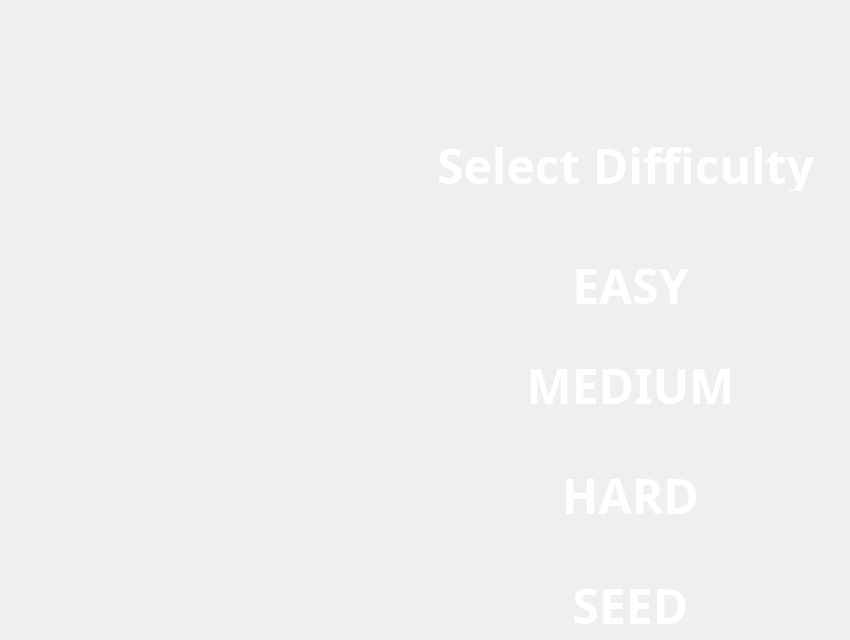
    <widget class="QWidget" name="page1">
     <widget class="QPushButton" name="selectD_label">
      <property name="geometry">
       <rect>
        <x>410</x>
        <y>140</y>
        <width>431</width>
        <height>51</height>
       </rect>
      </property>
      <property name="font">
       <font>
        <family>Probert</family>
        <pointsize>36</pointsize>
        <bold>true</bold>
       </font>
      </property>
      <property name="focusPolicy">
       <enum>Qt::StrongFocus</enum>
      </property>
      <property name="styleSheet">
       <string notr="true">QPushButton {
border-top-right-radius:15;
border-bottom-right-radius:15;
border-top-left-radius:15;
border-bottom-left-radius:15;
color: rgb(255, 255, 255);
}

</string>
      </property>
      <property name="text">
       <string>Select Difficulty</string>
      </property>
      <property name="checkable">
       <bool>false</bool>
      </property>
      <property name="flat">
       <bool>false</bool>
      </property>
     </widget>
     <widget class="QPushButton" name="easy_button">
      <property name="geometry">
       <rect>
        <x>500</x>
        <y>260</y>
        <width>261</width>
        <height>51</height>
       </rect>
      </property>
      <property name="font">
       <font>
        <family>Probert</family>
        <pointsize>36</pointsize>
        <bold>true</bold>
       </font>
      </property>
      <property name="focusPolicy">
       <enum>Qt::StrongFocus</enum>
      </property>
      <property name="styleSheet">
       <string notr="true">QPushButton {
border-top-right-radius:15;
border-bottom-right-radius:15;
border-top-left-radius:15;
border-bottom-left-radius:15;
color: rgb(255, 255, 255);
}
QPushButton:hover {
background-color: #04AA6D;
}

</string>
      </property>
      <property name="text">
       <string>EASY</string>
      </property>
      <property name="checkable">
       <bool>false</bool>
      </property>
      <property name="flat">
       <bool>false</bool>
      </property>
     </widget>
     <widget class="QPushButton" name="medium_button">
      <property name="geometry">
       <rect>
        <x>500</x>
        <y>360</y>
        <width>261</width>
        <height>51</height>
       </rect>
      </property>
      <property name="font">
       <font>
        <family>Probert</family>
        <pointsize>36</pointsize>
        <bold>true</bold>
       </font>
      </property>
      <property name="focusPolicy">
       <enum>Qt::StrongFocus</enum>
      </property>
      <property name="styleSheet">
       <string notr="true">QPushButton {
border-top-right-radius:15;
border-bottom-right-radius:15;
border-top-left-radius:15;
border-bottom-left-radius:15;
color: rgb(255, 255, 255);
}
QPushButton:hover {
background-color: #C4A484;
}

</string>
      </property>
      <property name="text">
       <string>MEDIUM</string>
      </property>
      <property name="checkable">
       <bool>false</bool>
      </property>
      <property name="flat">
       <bool>false</bool>
      </property>
     </widget>
     <widget class="QPushButton" name="hard_button">
      <property name="geometry">
       <rect>
        <x>500</x>
        <y>470</y>
        <width>261</width>
        <height>51</height>
       </rect>
      </property>
      <property name="font">
       <font>
        <family>Probert</family>
        <pointsize>36</pointsize>
        <bold>true</bold>
       </font>
      </property>
      <property name="focusPolicy">
       <enum>Qt::StrongFocus</enum>
      </property>
      <property name="styleSheet">
       <string notr="true">QPushButton {
border-top-right-radius:15;
border-bottom-right-radius:15;
border-top-left-radius:15;
border-bottom-left-radius:15;
color: rgb(255, 255, 255);
}
QPushButton:hover {
background-color: #ff6961;
}

</string>
      </property>
      <property name="text">
       <string>HARD</string>
      </property>
      <property name="checkable">
       <bool>false</bool>
      </property>
      <property name="flat">
       <bool>false</bool>
      </property>
     </widget>
     <widget class="QPushButton" name="M_seed_button">
      <property name="geometry">
       <rect>
        <x>500</x>
        <y>580</y>
        <width>261</width>
        <height>51</height>
       </rect>
      </property>
      <property name="font">
       <font>
        <family>Probert</family>
        <pointsize>36</pointsize>
        <bold>true</bold>
       </font>
      </property>
      <property name="focusPolicy">
       <enum>Qt::StrongFocus</enum>
      </property>
      <property name="styleSheet">
       <string notr="true">QPushButton {
border-top-right-radius:15;
border-bottom-right-radius:15;
border-top-left-radius:15;
border-bottom-left-radius:15;
color: rgb(255, 255, 255);
}
QPushButton:hover {

background-color: #9A1B00;

}

</string>
      </property>
      <property name="text">
       <string>SEED</string>
      </property>
      <property name="checkable">
       <bool>false</bool>
      </property>
      <property name="flat">
       <bool>false</bool>
      </property>
     </widget>
    </widget>
